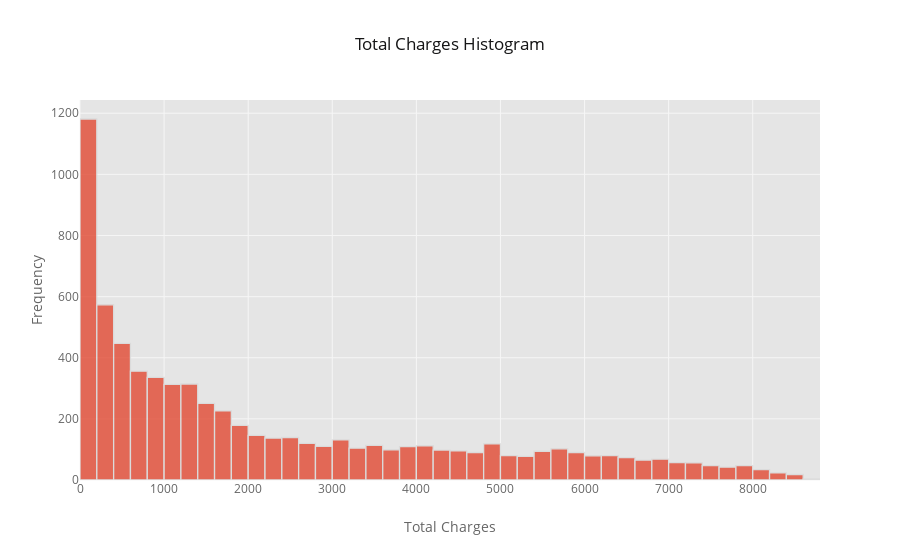

This figure's notebook cell:
### Code cell
df['TotalCharges'].iplot(kind='hist', title='Total Charges Histogram', xTitle='Total Charges', yTitle='Frequency')

### Figure 1 — Plotly figure (JSON) as saved in the notebook; plotly's stock layout.template omitted (floating-point values rounded to 4 significant figures; data arrays with more than 128 entries replaced by an {"elided": "..."} marker saying what was removed)
{"data": [{"histfunc": "count", "histnorm": "", "marker": {"color": "rgba(226, 74, 51, 1.0)", "line": {"color": "#D9D9D9", "width": 1.3}}, "name": "TotalCharges", "opacity": 0.8, "orientation": "v", "type": "histogram", "uid": "a82a848f-9eb8-488d-b84f-f9bd5186780e", "x": {"elided": "7043 float values"}}], "layout": {"barmode": "overlay", "legend": {"bgcolor": "#FFFFFF", "font": {"color": "#666666"}}, "paper_bgcolor": "#FFFFFF", "plot_bgcolor": "#E5E5E5", "title": {"font": {"color": "#151516"}, "text": "Total Charges Histogram"}, "xaxis": {"gridcolor": "#F6F6F6", "showgrid": true, "tickfont": {"color": "#666666"}, "title": {"font": {"color": "#666666"}, "text": "Total Charges"}, "zerolinecolor": "#F6F6F6"}, "yaxis": {"gridcolor": "#F6F6F6", "showgrid": true, "tickfont": {"color": "#666666"}, "title": {"font": {"color": "#666666"}, "text": "Frequency"}, "zerolinecolor": "#F6F6F6"}}}
